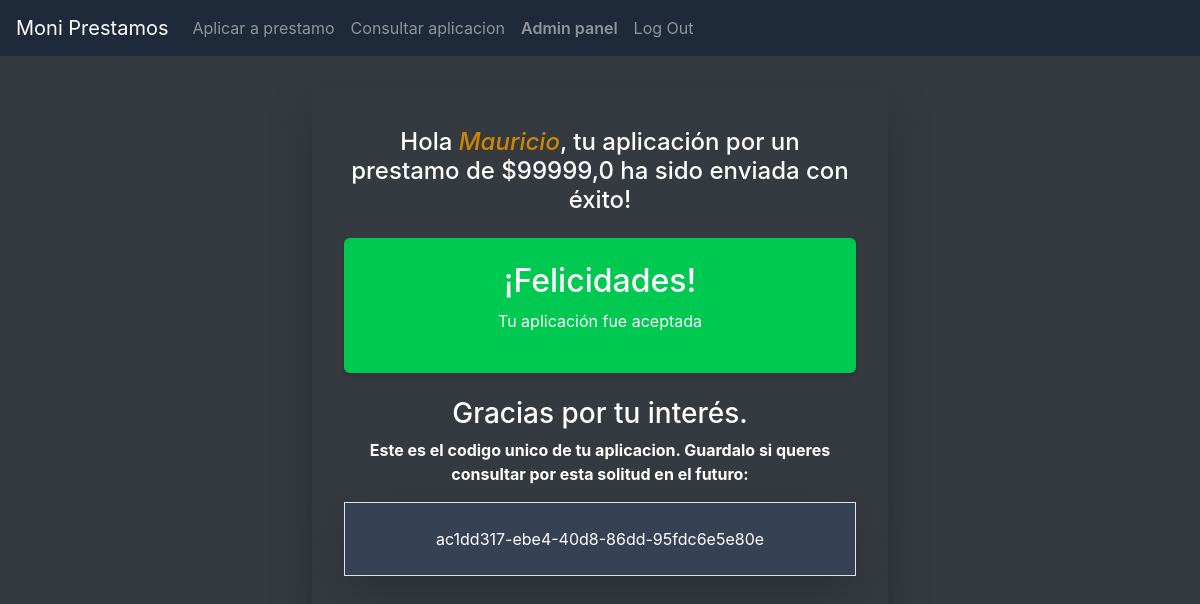
/application_sent/ac1dd317ebe440d886dd95fdc6e5e80e (signed in), run on the app's committed database.
### loans/models.py (models this page shows, shortened)
class LoanApplication(models.Model):
    id = models.UUIDField(primary_key=True, default=uuid.uuid4, editable=False)
    """
       Elegi usar UUIDs en lugar de id secuencial porque ayuda a mejorar la seguridad,
        ya que hace más difícil adivinar o predecir los IDs de los registros. Esto es especialmente
        útil para evitar ataques donde un atacante podría intentar adivinar o enumerar los registros
        a través de URLs o patrones en la base de datos.
    """
    dni = models.CharField(max_length=8, validators=[dni_validator])
    cuil = models.CharField(max_length=11, validators=[cuil_validator])
    first_name = models.CharField(max_length=255, validators=[name_validator])
    last_name = models.CharField(max_length=255, validators=[name_validator])
    email = models.EmailField(error_messages={
                'invalid': 'Por favor, ingrese un correo electrónico válido.'
            })
    gender = models.CharField(max_length=9, choices=GENDER_CHOICES)
    amount = models.DecimalField(max_digits=8, decimal_places=1,
            error_messages={
                'invalid': 'El monto debe ser un número con un máximo de 7 dígitos y 1 decimal.'
            })
    is_approved = models.BooleanField(default=False)
    created_date = models.DateTimeField(auto_now_add=True) #se define automaticamente cuando se crea la instancia

### loans/views.py (the view)
# urls.py: path("application_sent/<str:pk>", views.application_sent, name="application_sent"),
def application_sent(request, pk):
    application = LoanApplication.objects.filter(pk=pk).first()
    context = {
        "application":application
    }
    return render(request, "loans/application_sent.html", context)

### loans/templates/loans/application_sent.html (shortened to what this page needs)
{% extends "loans/layout.html" %}
{% load static  %}
{% block body %}
{% if application.first_name %}
    <div class="flex flex-col items-center justify-center py-10 p-8 rounded-lg shadow-lg max-w-xl mx-auto text-center">
        <h4 class="text-xl font-semibold mb-4">Hola <span class="italic text-yellow-600">{{ application.first_name }}</span>, tu aplicación por un prestamo de ${{application.amount}} ha sido enviada con éxito!</h4>
        {% if application.is_approved %}
            <div class="p-6 bg-green-500 text-white rounded-md shadow-md w-full">
                <h2 class="text-2xl font-bold">¡Felicidades!</h2>
                <p>Tu aplicación fue aceptada</p>
            </div>
        {% else %}
            <div class="p-6 bg-red-500 text-white rounded-md shadow-md">
                <h2 class="text-2xl font-bold">Lamentablemente, fue rechazada</h2>
                <p>Gracias por tu tiempo y esfuerzo. No dudes en postularte nuevamente en el futuro.</p>
            </div>
        {% endif %}
        <h3 class="text-lg mt-4">Gracias por tu interés.</h3>
        <div>
            <p class="font-bold">Este es el codigo unico de tu aplicacion. Guardalo si queres consultar por esta solitud en el futuro:</p>
            <p class="p-4 border shadow-lg bg-gray-700">{{application.id}}</p>
        </div>
    </div>
{% else %}
    <h1>404</h1>
{% endif %}
{% endblock %}

### data on the page
LoanApplication: first_name "Mauricio", amount "99999,0", id "ac1dd317-ebe4-40d8-86dd-95fdc6e5e80e"
